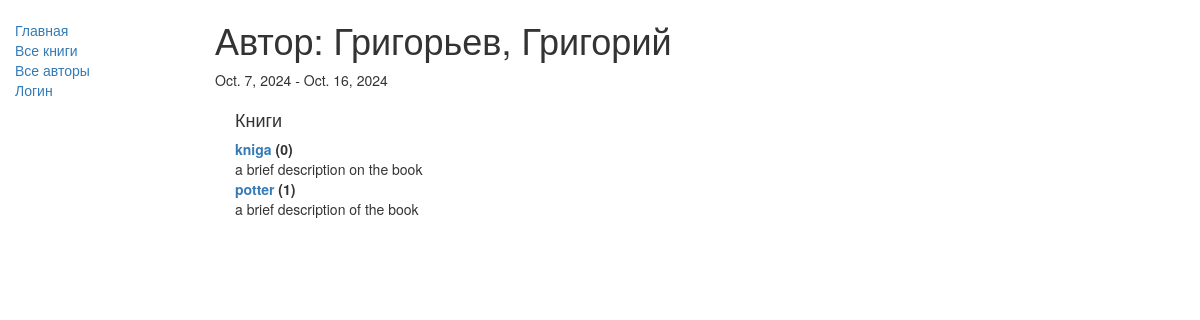
Page /catalog/author/2/ on the committed database.
### catalog/models.py (models this page shows, shortened)
class Author(models.Model):
    first_name = models.CharField(max_length=100)
    last_name = models.CharField(max_length=100)
    date_of_birth = models.DateField(null=True, blank=True)
    date_of_death = models.DateField('Died', null=True, blank=True)
    def __str__(self):
        return '%s, %s' % (self.last_name, self.first_name)
    class Meta:
        ordering = ['last_name']

class Book(models.Model):
    title = models.CharField(max_length=200)
    author = models.ForeignKey('Author', on_delete=models.SET_NULL, null=True)
    summary = models.TextField(max_length=1000, help_text="Enter a brief description of the book")
    isbn = models.CharField('ISBN',max_length=13, help_text='13 Character <a href="https://www.isbn-international.org/content/what-isbn">ISBN number</a>')
    genre = models.ManyToManyField('Genre', help_text="Select a genre for this book")
    def __str__(self):
        return self.title
    def display_genre(self):
        return ', '.join([genre.name for genre in self.genre.all()[:3]])
    display_genre.short_description = 'Genre'

### catalog/views.py (the view, shortened to what this page needs)
# urls.py: path('author/<int:pk>/', views.AuthorDetailView.as_view(), name='author-detail'),
class AuthorDetailView(generic.DetailView):
    model = Author

### catalog/templates/catalog/author_detail.html
{% extends "base_generic.html" %}
{% block content %}
<h1>Автор: {{ author }} </h1>
<p>{{author.date_of_birth}} - {% if author.date_of_death %}{{author.date_of_death}}{% endif %}</p>
<div style="margin-left:20px;margin-top:20px">
<h4>Книги</h4>
<dl>
{% for book in author.book_set.all %}
  <dt><a href="{% url 'book-detail' book.pk %}">{{book}}</a> ({{book.bookinstance_set.all.count}})</dt>
  <dd>{{book.summary}}</dd>
  {% empty %}
  <p>Этот автор не имеет книг.</p>
{% endfor %}
</dl>
</div>
{% endblock %}

### rows in the picture
Author: last_name+first_name "Григорьев, Григорий", date_of_birth "Oct. 7, 2024", date_of_death "Oct. 16, 2024"
Book: title "kniga", bookinstance_set.all.count "0", summary "a brief description on the book"
Book: title "potter", bookinstance_set.all.count "1", summary "a brief description of the book"
